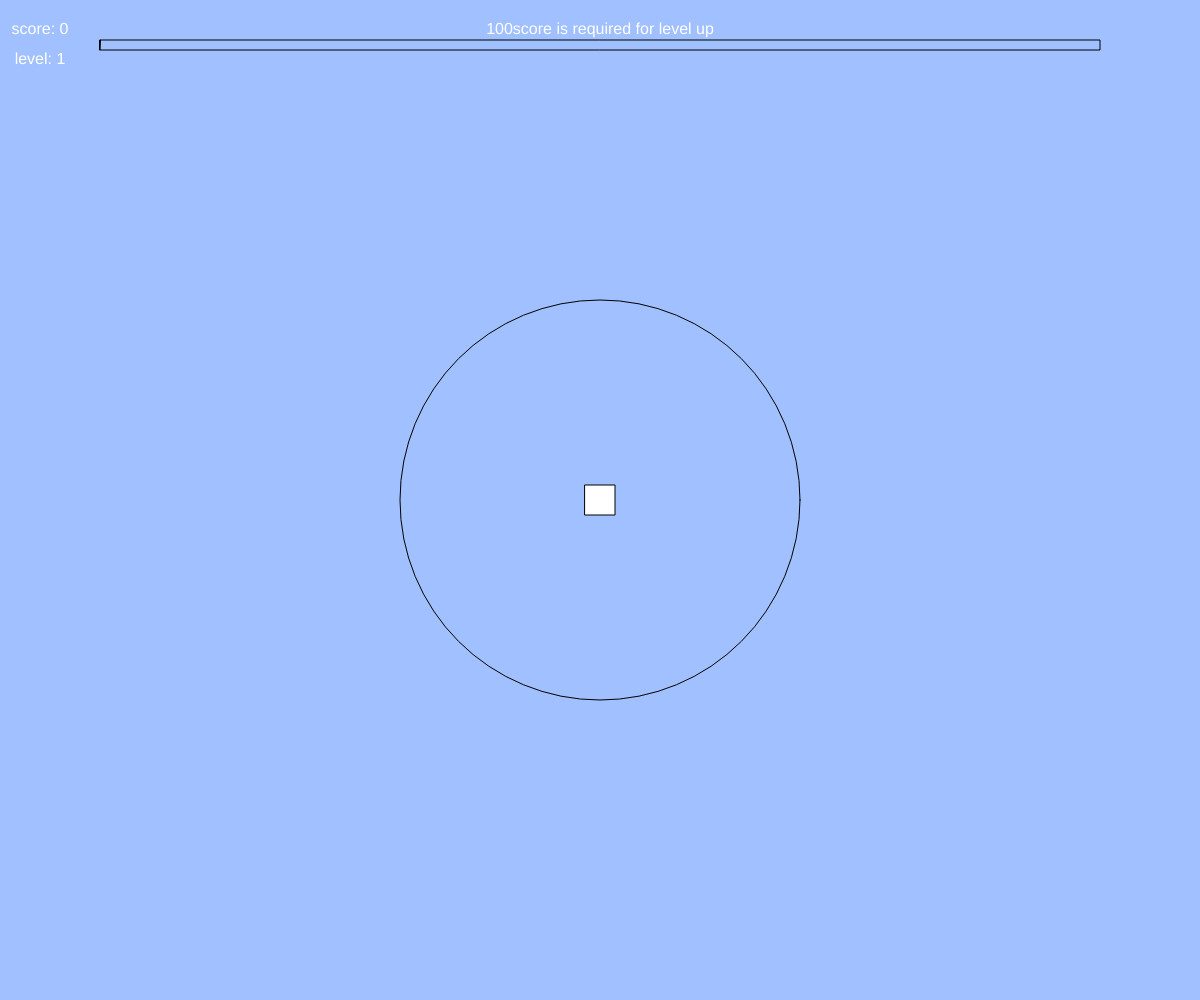
Frame 1 (no input)
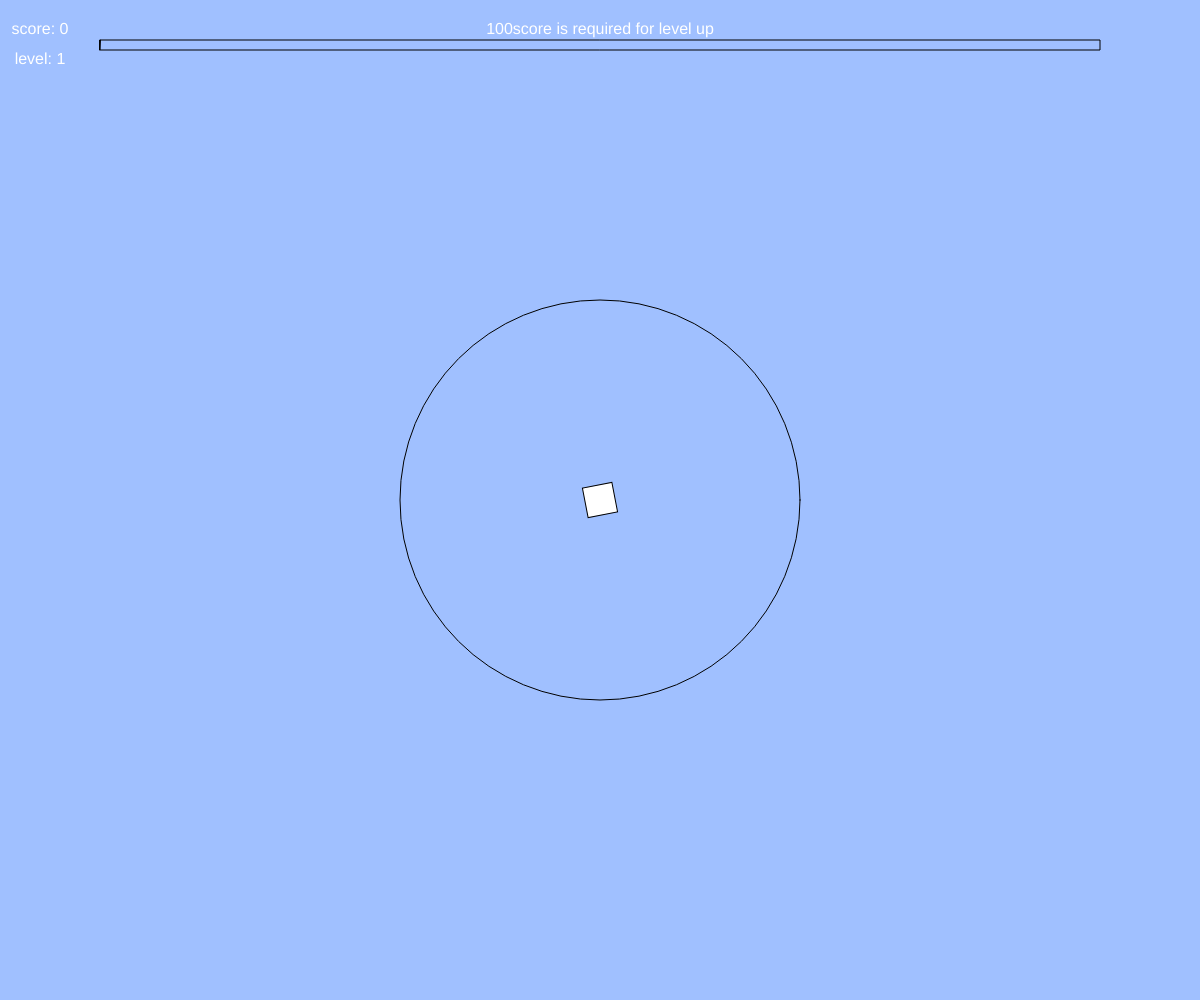
Frame 60 (no input)
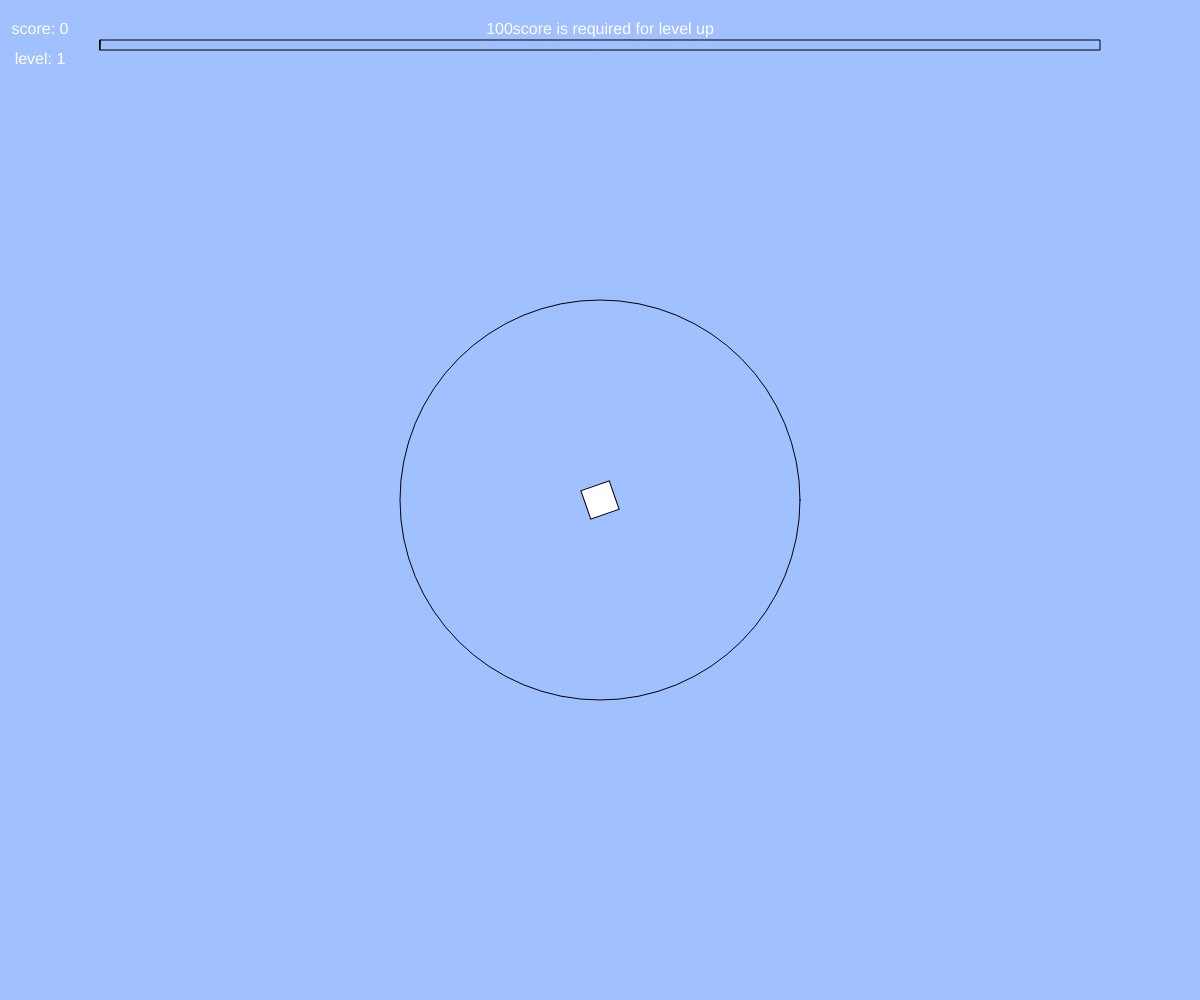
Frame 120 (the mouse pressed at the canvas centre since frame 60)

The p5.js sketch that drew these frames (run headless with seeded random() and noise() and a simulated clock; from frame 60 on, the mouse is pressed at the canvas centre):

// p5.js sketch
// ── sketch.js
// 最終課題を制作しよう
let balls;
let targets;
let gameover = false;
let user_x;
let user_y;
let items = [];
let range_item = 30;
let score = 0;
let user_angle = 0;
let user_rotate_speed = 0.05;
let num_targets = 3;
let level = 1;
let req_score = 100;
let pre_req_score = 0;
let option = ["boost","long_range","speed","magnet"];
let selected_option;
let clear = false;
let selected_option_1 = "";
let selected_option_2 = "";
let fire_rate = 25;
let range = 200;
let user_speed = 5;


function setup(){
  createCanvas(windowWidth, windowHeight);
  balls = [];
  targets = [];
  user_x = (width / 2);
  user_y = (height / 2);
}
function draw(){
  background(160, 192, 255);

  //ゲームオーバーになった時の表示
  if (gameover) {
    background(0, 0, 0); 
    fill(255, 0, 0); 
    textSize(64);
    textAlign(CENTER, CENTER);
    text('GAME OVER', width / 2, height / 2);
    textSize(24);
    fill(255);
    text('リロードして再開', width / 2, height / 2 + 60);
    return; // draw関数の以降の処理を停止する
  }

  //レベルクリアした時の表示
  if (clear){
    background(160, 192, 255);
    fill(255); 
    textSize(64);
    textAlign(CENTER, CENTER);
    text("Level " + (level-1) + " CLEAR!!", width / 2, 100);

    textSize(32);
    text("select your option",width/2,150);

    //オプションをランダムに出力
    if(selected_option_1 == ""){
      selected_option_1 = random(option);
    }
    text(selected_option_1,width/2-150,height/2-20);
    textSize(16);
    text("click: A ",width/2-150,height/2+10);
    if (keyIsDown("A".charCodeAt(0))){
      selected_option = selected_option_1;
      selected_option_1 = "";
      selected_option_2 = "";
      clear = false;
    }
    if(selected_option_2 == ""){
      selected_option_2 = random(option);
    }
    textSize(32);
    text(selected_option_2,width/2+150,height/2-20);
    textSize(16);
    text("click: S",width/2+150,height/2+10);
    if (keyIsDown("S".charCodeAt(0))){
      selected_option = selected_option_2;
      selected_option_1 = "";
      selected_option_2 = "";
      clear = false;
    }


    if(keyIsDown(" ".charCodeAt(0))){
      clear = false;
      selected_option_1 = "";
      selected_option_2 = "";
    }
    textSize(32);
    text("continue:(space key)",width/2,height/2+200);

    return;
  }

  //オプションによる設定の変更
  if (selected_option == "boost"){
    fire_rate -= 5;
    selected_option = "";
  }
  if (selected_option == "long_range"){
    range *= 1.5;
    selected_option = "";
  } 
  if (selected_option == "speed"){
    user_speed += 1;
    selected_option = "";
  }
  if (selected_option == "magnet"){
    range_item *= 1.5;
    selected_option = "";
  }

  

  //ユーザー設定
  fill(160, 192, 255);
  ellipse(user_x,user_y,range*2);
  //ユーザーも回転させるようにする
  push();
  translate(user_x,user_y);
  rotate(user_angle);
  fill(255);
  rectMode(CENTER);
  rect(0, 0, 30,30);
  pop();


  //レベル・スコアの表示
  fill(255); 
  textSize(16);
  textAlign(CENTER, CENTER);
  text("score: " + score,40, 30);

  fill(255); 
  textSize(16);
  textAlign(CENTER, CENTER);
  text("level: " + level,40, 60);

  fill(255); 
  textSize(16);
  textAlign(CENTER, CENTER);
  text(req_score + "score is required for level up",width/2, 30);




  user_angle += user_rotate_speed;
  /*ellipse(user_x,user_y,30);*/
  if(keyIsDown(LEFT_ARROW)){ user_x -= user_speed; }
  if(keyIsDown(RIGHT_ARROW)){ user_x += user_speed; }
  if(keyIsDown(UP_ARROW)){ user_y -= user_speed; }
  if(keyIsDown(DOWN_ARROW)){ user_y += user_speed; }
  

  //targetの生成
  for(let i = 0; i < targets.length; i++){
    let t = targets[i];
    //こだわりポイント：次どの位置に的が出てくるかを薄い円で表示
    if (t.wait > 0){
      fill(0, 0, 0, 50);
      noStroke();
      ellipse(t.x, t.y, t.size); 
      stroke(0); 
      t.wait -= 1;
    }else{
      fill(0);
      ellipse(t.x, t.y, t.size);
      t.x += t.vx;
      t.y += t.vy;

      if (t.x < 0 || t.x > width) t.vx *= -1;
      if (t.y < 0 || t.y > height) t.vy *= -1;
    }
  }

  //アイテムの描写
  for (let i = 0; i < items.length; i++){
    let item = items[i];
    //こだわりポイント：アイテムが移動しながら回転していてアクティブなゲームにする
    //AI：このコードの四角形を移動させながら回転させたいんだけど、javascriptには図形を回転させる関数とかある？
    push();  // 現在の座標系を保存
    translate(item.x + item.size/2, item.y + item.size/2);  // 四角形の中心に移動
    rotate(item.angle);  // 回転
    fill(item.color);
    rectMode(CENTER);  // 中心基準で描画
    rect(0, 0, item.size, item.size);
    pop();  // 座標系を元に戻す

    item.angle += item.rotateSpeed;
    item.x += item.vx;  
    item.y += item.vy;
  
    /*fill(item.color);
    rect(item.x,item.y,item.size,item.size);*/
  }
  //アイテムの回収
  const active_items = [];
  for (let i = 0; i < items.length; i++){
    let item = items[i];
    let dis = dist(user_x, user_y, item.x + item.size/2, item.y + item.size/2);
    if(dis < range_item){
      score += 5;
    } else{
      active_items.push(item);
    }
  }
  items = active_items;
  
  //的の方に飛んでいくようにしたい
  let target = findNearestTarget(user_x,user_y);

  //ボールの発射
  //円の中にはいっていたらボールを飛ばすようにしたい
  let min = findMinDistance(user_x,user_y);
  if(frameCount % fire_rate === 0 && target && min <= range){
    let dx = target.x - user_x;
    let dy = target.y - user_y;
    let distance = sqrt(dx*dx + dy*dy);

    let speed = 9;//正規化する
    let vx = (dx / distance) * speed;
    let vy = (dy / distance) * speed;

    const b = { x: user_x, y: user_y, size: 10, vx: vx, vy: vy};
    balls.push(b);
  } 


  // ボールのアニメーション
  for(let i = 0; i < balls.length; i++){
    let b = balls[i];
    fill(255);
    ellipse(b.x, b.y, b.size);
    b.x += b.vx;
    b.y += b.vy;

    // 画面外に出たボールを削除
    if (b.x < 0 || b.x > width || b.y < 0 || b.y > height) {
    balls.splice(i, 1);
    }
  }

  //ターゲット
  if(frameCount % 240 === 0) {
    let speed = 1;
    for (let i = 0; i < num_targets; i++){
      let angle = random(TWO_PI);
      let vx = cos(angle) * speed; //AI：sin,cos使ったら正規化できる
      let vy = sin(angle) * speed;
      let t = {
        x:random(0,width),
        y:random(0,height),
        vx:vx,
        vy:vy,
        size: 20,
        wait: 120
      };

      targets.push(t);
    }
  }
  //こだわりポイント：ターゲットの生成される数をレベルによって変える
  num_targets = fib(1,2,level+1);



  // ボールに当たった or 大きくなりすぎた的を配列から削除する
  const activeTargets = []; // 生き残った的を一時的に保持する配列
  for(let i = 0; i < targets.length; i++){
    let t = targets[i];
    if (t.wait > 0) {
      activeTargets.push(t); //AI：このコードはなんで動かないんですか？コードの指摘とそれに対応するコードの例を教えて
      continue; // 当たり判定はスキップ
    }
    if(t.size < 200){ // 大きくなりすぎていない
      let hit = false;
      for(let j = 0; j < balls.length; j++){ // すべてのボールと衝突判定
        let b = balls[j];
        let dis = dist(b.x,b.y,t.x,t.y);//AI
        let ball_radius = b.size/2;
        let target_radius = t.size/2;
        if (dis < ball_radius + target_radius){
          hit = true;
          balls.splice(j, 1);//AI: 衝突時にボールを消したい
        }
      }
      if(hit){
        generate_items(t.x,t.y,4);
      }else{
      activeTargets.push(t);
       } // 衝突していなければ生き残る
    }
  }
  targets = activeTargets; // 生き残った的だけを残す

  //的とユーザーがぶつかったらゲームオーバー
  if(judgement(user_x,user_y,30/2,targets)){
    gameover = true;
  }

  //レベルアップ
  if (score >= req_score){
    level += 1;
    pre_req_score = req_score;
    req_score = fib(50,50,level+2);
    clear = true;
  }


  //レベルバー
  fill(160, 192, 255);
  rect(100,40,width-200,10);
  fill(255,0,0);
  rect(100,40,(score-pre_req_score)/(req_score-pre_req_score)*(width-200),10);

}



//一番近くのボールの位置を見つける
function findNearestTarget(mx,my){
  if(targets.length == 0){
    return null;
  }
  let nearest = null;
  let mindistance = Infinity;
  //線形探索で距離の最小値を探す
  for (let i = 0; i < targets.length; i++){
    let t = targets[i];
    let distance = dist(mx,my,t.x,t.y);//distは二点間の距離を計算する関数
    if( distance < mindistance){
      mindistance = distance;
      nearest = t;
    }
  }
  return nearest;
}


//一番近いターゲットの距離を測る
function findMinDistance(mx,my){
  if(targets.length == 0){
    return null;
  }
  let mindistance = Infinity;
  //線形探索で距離の最小値を探す
  for (let i = 0; i < targets.length; i++){
    let t = targets[i];
    let distance = dist(mx,my,t.x,t.y);//distは二点間の距離を計算する関数
    if( distance < mindistance){
      mindistance = distance;
    }
  }
  return mindistance;
}

//ユーザーが的とぶつかってないかどうかを判断する関数
function judgement(user_x,user_y,userRadius,target){
  for (let i = 0 ; i < target.length ; i++){
    let t = target[i];
    if (t.wait > 0){continue};
    let dis = dist(user_x,user_y,t.x,t.y);

    let target_radius = t.size/2;
    // 距離が二つの円の半径の合計より小さければ衝突
    if (dis < userRadius + target_radius){
      return true;
    }
  }
  return false;
}

//スコアのためのアイテムを生成する関数
function generate_items(x,y,count){
  let angle = random(TWO_PI); 
  let speed = 1/2;
  for(let i = 0; i < count; i++){
    items.push({
      x: x + random(-20,20),
      y: y + random(-20,20),
      size: 5,
      color: 0,
      angle: 0,
      rotateSpeed: random(0.05, 0.15),
      vx: cos(angle) * speed, 
      vy: sin(angle) * speed 
    });
  }
}

//こだわりポイント：フィボナッチ数列でレベル・難易度の管理
function fib(x0,x1,n){
  let x = [];
  x[0] = x0;
  x[1] = x1;
  for (let i = 2; i <= n; i++){
    x[i] = x[i-1] + x[i-2];
  }
  return x[n];
}


function windowResized(){
  resizeCanvas(windowWidth, windowHeight);
} 
